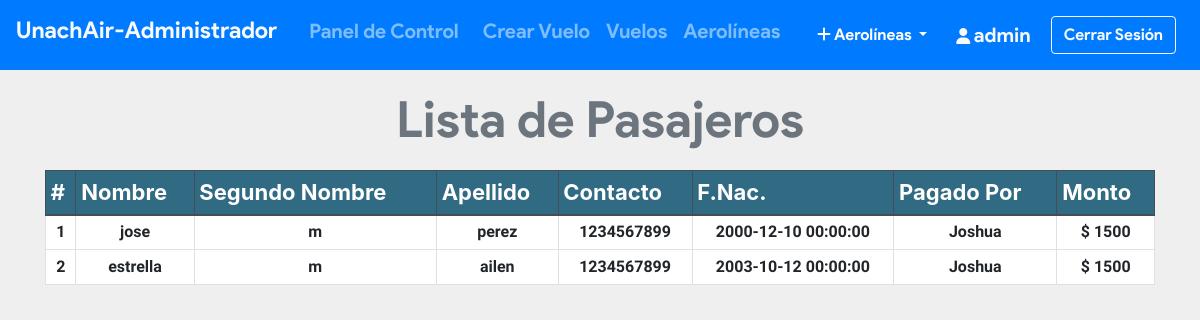
The page /UnachAir/admin/pass_list.php?flight_id=9 (signed in) on the database its author committed.
### tables this page shows
CREATE TABLE `ticket` (
  `ticket_id` int(11) NOT NULL,
  `passenger_id` int(11) NOT NULL,
  `flight_id` int(11) NOT NULL,
  `user_id` int(11) NOT NULL,
  `seat_no` varchar(10) NOT NULL,
  `cost` int(11) NOT NULL,
  `class` varchar(3) NOT NULL
);

CREATE TABLE `passenger_profile` (
  `passenger_id` int(11) NOT NULL,
  `user_id` int(11) NOT NULL,
  `flight_id` int(11) NOT NULL,
  `mobile` varchar(110) NOT NULL,
  `dob` datetime NOT NULL,
  `f_name` varchar(20) DEFAULT NULL,
  `m_name` varchar(20) DEFAULT NULL,
  `l_name` varchar(20) DEFAULT NULL
);

CREATE TABLE `users` (
  `user_id` int(11) NOT NULL,
  `username` varchar(20) NOT NULL,
  `email` varchar(50) NOT NULL,
  `password` varchar(100) NOT NULL
);

CREATE TABLE `payment` (
  `card_no` varchar(16) NOT NULL,
  `user_id` int(11) NOT NULL,
  `flight_id` int(11) NOT NULL,
  `expire_date` varchar(5) DEFAULT NULL,
  `amount` int(11) NOT NULL
);

### UnachAir/admin/pass_list.php (the view, shortened to what this page needs)
<?php include_once 'header.php'; ?>
<?php include_once 'footer.php';
require '../helpers/init_conn_db.php';?>
<main>
    <?php if(isset($_SESSION['adminId'])) { ?>
      <div class="container-md mt-2">
        <h1 class="display-4 text-center text-secondary">Lista de Pasajeros</h1>
        <table class="table table-bordered table-sm">
          <thead class="thead-dark">
            <tr>
              <th>#</th>
              <th scope="col">Nombre</th>
              <th scope="col">Segundo Nombre</th>
              <th scope="col">Apellido</th>
              <th scope="col">Contacto</th>
              <th scope="col">F.Nac.</th>
              <th scope="col">Pagado Por</th>
              <th scope="col">Monto</th>
            </tr>
          </thead>
          <tbody>
            <?php
            $cnt=1;
            $flight_id = $_GET['flight_id'];
            $sql_t = 'SELECT * FROM Ticket WHERE flight_id=?';
            $stmt_t = mysqli_stmt_init($conn);
            if(!mysqli_stmt_prepare($stmt_t,$sql_t)) {
                header('Location: ticket.php?error=sqlerror');
                exit();
            } else {
                mysqli_stmt_bind_param($stmt_t,'i',$flight_id);
                mysqli_stmt_execute($stmt_t);
                $result_t = mysqli_stmt_get_result($stmt_t);
                while($row_t = mysqli_fetch_assoc($result_t)) {
                  $sql = 'SELECT * FROM Passenger_profile WHERE passenger_id=?';
                  $stmt = mysqli_stmt_init($conn);
                  mysqli_stmt_prepare($stmt,$sql);
                  mysqli_stmt_bind_param($stmt,'i',$row_t['passenger_id']);
                  mysqli_stmt_execute($stmt);
                  $result = mysqli_stmt_get_result($stmt);
                  if ($row = mysqli_fetch_assoc($result)) {
                      $sql_p = 'SELECT * FROM PAYMENT WHERE flight_id=? AND user_id=?';
                      $stmt_p = mysqli_stmt_init($conn);
                      mysqli_stmt_prepare($stmt_p,$sql_p);
                      mysqli_stmt_bind_param($stmt_p,'ii',$flight_id,$row['user_id']);
                      mysqli_stmt_execute($stmt_p);
                      $result_p = mysqli_stmt_get_result($stmt_p);
                      if ($row_p = mysqli_fetch_assoc($result_p)) {
                        $sql_u = 'SELECT * FROM Users WHERE user_id=?';
                        $stmt_u = mysqli_stmt_init($conn);
                        mysqli_stmt_prepare($stmt_u,$sql_u);
                        mysqli_stmt_bind_param($stmt_u,'i',$row['user_id']);
                        mysqli_stmt_execute($stmt_u);
                        $result_u = mysqli_stmt_get_result($stmt_u);
                        if ($row_u = mysqli_fetch_assoc($result_u)) {
                          echo "
                          <tr class='text-center'>
                            <td>".$cnt."</td>
                            <td>".$row['f_name']."</td>
                            <td>".$row['m_name']."</td>
                            <td>".$row['l_name']."</td>
                            <td>".$row['mobile']."</td>
                            <td>".$row['dob']."</td>
                            <td scope='row'>".$row_u['username']."</td>
                            <td>$ ".$row_p['amount']."</td>
                          </tr>
                          ";
                        }
                      }
                  }
                  $cnt++; }
                  }
            ?>
          </tbody>
        </table>
      </div>
    <?php } ?>
</main>

### UnachAir/admin/header.php (shortened to what this page needs)
<!doctype html>
<html lang="es">
    <head>
        <link rel="stylesheet" href="https://stackpath.bootstrapcdn.com/font-awesome/4.7.0/css/font-awesome.min.css">
        <link rel="stylesheet" href="https://stackpath.bootstrapcdn.com/bootstrap/4.5.2/css/bootstrap.min.css">
    </head>
    <body>
        <nav class="navbar navbar-custom navbar-expand-lg navbar-dark bg-primary">
          <a class="navbar-brand text-light" href="index.php"><h4>UnachAir-Administrador</h4></a>
        <div class="collapse navbar-collapse" id="navbarSupportedContent">
          <?php
              if(isset($_SESSION['adminId'])) { ?>
                <ul class="navbar-nav mr-auto">
                <li class="nav-item">
                    <a class="nav-link" href="index.php">
                      <h5 class="ml-2"> Panel de Control</h5>
                    </a>
                  </li>
                  <li class="nav-item">
                    <a class="nav-link" href="flight.php">
                      <h5 class="ml-2"> Crear Vuelo</h5>
                    </a>
                  </li>
                  <li class="nav-item">
                    <a class="nav-link" href="all_flights.php">
                      <h5>Vuelos</h5>
                    </a>
                  </li>
                  <li class="nav-item">
                    <a class="nav-link" href="list_airlines.php">
                      <h5>Aerolíneas</h5>
                    </a>
                  </li>
                </ul>
                <ul class="nav navbar-nav navbar-right">
                  <li class="nav-item">
                    <div class="dropdown mt-2">
                      <button class="btn bg-transparent dropdown-toggle text-white" type="button"
                        id="dropdownMenuButton" data-toggle="dropdown"
                          aria-haspopup="true" aria-expanded="false">
                        <i class="fa fa-plus text-white"></i> Aerolíneas </td>
                      </button>
                    </div>
                  </li>
                  <li class="nav-item  p-1 border-light ">
                      <a class="nav-link" href="">
                          <i class="ml-1 fa fa-user text-light"></i>
                          <span class="nav_link text-light"
                            style="font-size: 20px;">
                          <?php echo  $_SESSION['adminUname']; ?>
                          </span>
                      </a>
                  </li>
                </ul>
                <form action="../includes/logout.inc.php" method="POST">
                <button class="btn btn-outline-light m-2" type="submit">
                    Cerrar Sesión </button>
                </form>
            </div>
            <?php } ?>
        </nav>

### UnachAir/admin/footer.php (shortened to what this page needs)
  </body>
</html>

### UnachAir/admin/header.php (style rules this page uses)
.navbar-custom { background-color: #3a3a3a; font-family: 'product sans', cursive; }
h4 { font-size: 23px !important; }
.table .thead-dark th { background-color: #316b83; }

### UnachAir/admin/pass_list.php (style rules this page uses)
table { background-color: white; }
h1 { margin-top: 20px; margin-bottom: 20px; font-family: 'product sans'; font-size: 50px !important; font-weight: lighter; }
body { background-color: #efefef; }
th { font-size: 22px; }
td { margin-top: 10px !important; font-size: 16px; font-weight: bold; font-family: 'Assistant', sans-serif !important; }

### rows shown on the page
ticket: passenger.f_name "jose", passenger.m_name "m", passenger.l_name "perez", passenger.mobile "1234567899", passenger.dob "2000-12-10 00:00:00", user.username "Joshua", payment.amount "1500"
ticket: passenger.f_name "estrella", passenger.m_name "m", passenger.l_name "ailen", passenger.mobile "1234567899", passenger.dob "2003-10-12 00:00:00", user.username "Joshua", payment.amount "1500"

### other values the page prints
$_SESSION['adminUname'] "admin"
